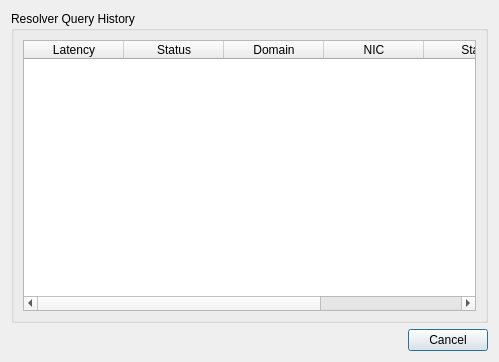
<?xml version="1.0" encoding="UTF-8"?>
<ui version="4.0">
 <class>OpenNICQueryHistory</class>
 <widget class="QDialog" name="OpenNICQueryHistory">
  <property name="geometry">
   <rect>
    <x>0</x>
    <y>0</y>
    <width>499</width>
    <height>362</height>
   </rect>
  </property>
  <property name="windowTitle">
   <string>Dialog</string>
  </property>
  <layout class="QGridLayout" name="gridLayout">
   <item row="0" column="0">
    <widget class="QGroupBox" name="groupBox">
     <property name="title">
      <string>Resolver Query History</string>
     </property>
     <layout class="QGridLayout" name="gridLayout_2">
      <item row="0" column="0">
       <widget class="QTableWidget" name="tableWidget">
        <column>
         <property name="text">
          <string>Latency</string>
         </property>
        </column>
        <column>
         <property name="text">
          <string>Status</string>
         </property>
        </column>
        <column>
         <property name="text">
          <string>Domain</string>
         </property>
        </column>
        <column>
         <property name="text">
          <string>NIC</string>
         </property>
        </column>
        <column>
         <property name="text">
          <string>Start</string>
         </property>
        </column>
        <column>
         <property name="text">
          <string>End</string>
         </property>
        </column>
       </widget>
      </item>
     </layout>
    </widget>
   </item>
   <item row="1" column="0">
    <widget class="QDialogButtonBox" name="buttonBox">
     <property name="orientation">
      <enum>Qt::Horizontal</enum>
     </property>
     <property name="standardButtons">
      <set>QDialogButtonBox::Cancel</set>
     </property>
    </widget>
   </item>
  </layout>
 </widget>
 <resources/>
 <connections>
  <connection>
   <sender>buttonBox</sender>
   <signal>accepted()</signal>
   <receiver>OpenNICQueryHistory</receiver>
   <slot>accept()</slot>
   <hints>
    <hint type="sourcelabel">
     <x>248</x>
     <y>254</y>
    </hint>
    <hint type="destinationlabel">
     <x>157</x>
     <y>274</y>
    </hint>
   </hints>
  </connection>
  <connection>
   <sender>buttonBox</sender>
   <signal>rejected()</signal>
   <receiver>OpenNICQueryHistory</receiver>
   <slot>reject()</slot>
   <hints>
    <hint type="sourcelabel">
     <x>316</x>
     <y>260</y>
    </hint>
    <hint type="destinationlabel">
     <x>286</x>
     <y>274</y>
    </hint>
   </hints>
  </connection>
 </connections>
</ui>
